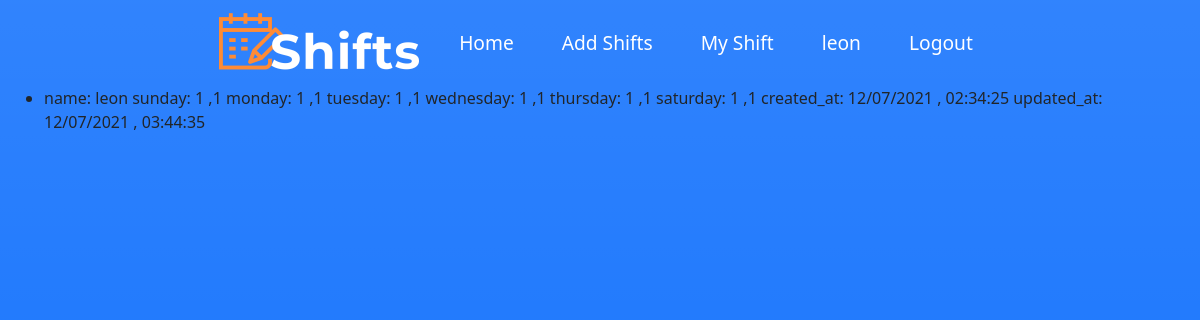
/myweekshift/ (signed in), run on an earlier commit of the app's database.
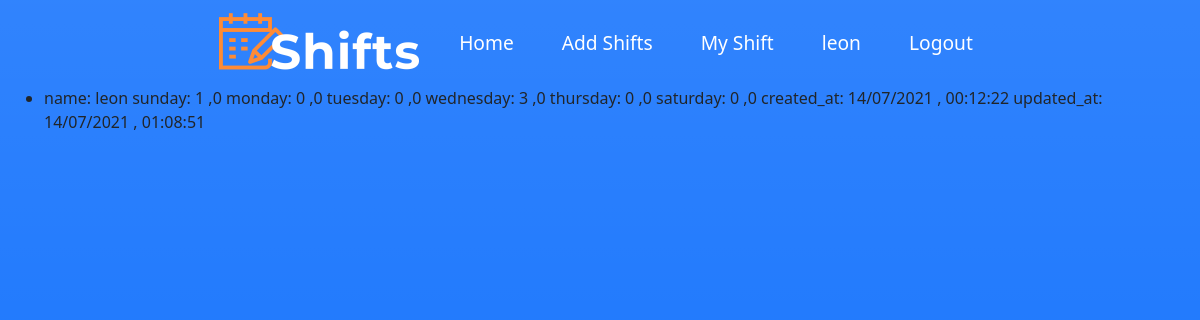
And on a later commit of the database.
### Shifts/models.py (models this page shows)
class shiftSubmitTwo(models.Model):
    user_name = models.ForeignKey(
        settings.AUTH_USER_MODEL,
        related_name="shift_submitter",
        on_delete=models.DO_NOTHING,
    )
    for day in DAYS_OF_WEEK:
        if (day == 'friday' or day == 'saturday'):
            for shift_type,shift_hour in zip(TYPE_OF_SHIFTS,SHIFTS_HOURS_WEEKENDS  ) :
                exec(
                    f'{day}_{shift_type} = models.IntegerField(verbose_name =f"{day} {shift_type} {shift_hour}" ,default=0 ,validators=[MinValueValidator(MIN_VAL_SHIFT),MaxValueValidator(MAX_VAL_SHIFT)])'
                )
        else:
            for shift_type,shift_hour in zip(TYPE_OF_SHIFTS,SHIFTS_HOURS_REG ) :
                exec(
                    f'{day}_{shift_type} = models.IntegerField(verbose_name =f"{day} {shift_type} {shift_hour}" ,default=0 ,validators=[MinValueValidator(MIN_VAL_SHIFT),MaxValueValidator(MAX_VAL_SHIFT)])'
                )
    created_at = models.DateTimeField(auto_now_add=True)
    updated_at = models.DateTimeField(auto_now=True)
    def __str__(self):
        return f"""name: {self.user_name}
                   sunday: {self.sunday_evening} ,{self.sunday_night}
                   monday: {self.monday_evening} ,{self.monday_night}
                   tuesday: {self.tuesday_evening} ,{self.tuesday_night}
                   wednesday: {self.wednesday_evening} ,{self.thursday_night}
                   thursday: {self. friday_evening} ,{self. friday_night}
                   saturday: {self.saturday_evening} ,{self.saturday_night}
                   created_at: {self.created_at.strftime("%d/%m/%Y , %H:%M:%S")}
                   updated_at: {self.updated_at.strftime("%d/%m/%Y , %H:%M:%S")}
                                                                             """

### Shifts/views.py (the view)
# urls.py: path("myweekshift/", views.myweekshift ,name ="my_weeks_shift" ),
@login_required()
def myweekshift(request):
    user_shift_result = get_weekly_user_shifts(request)
    if user_shift_result == None:
        messages.error(request, f"{request.user} has no weekly shifts schedule.")
        return redirect("Shifts:addshifts")
    return render(request, "Shifts/myweekshift.html", {"user_shift": user_shift_result})

### Shifts/views.py (called while the page is built)
def get_weekly_user_shifts(request):
    week_start = timezone.now().replace(hour=0, minute=0, second=0, microsecond=0)
    week_start -= timedelta(days=(week_start.weekday() + 1) % 7)
    week_end = week_start + timedelta(days=7)
    return shiftSubmitTwo.objects.filter(
        user_name=request.user, created_at__gte=week_start, created_at__lt=week_end
    ).last()

### Shifts/templates/Shifts/myweekshift.html
{% extends "Shifts/layout.html" %}
{% block body %}
     <ul>
           <li>{{user_shift}}</li>
    </ul>
{% endblock %}

What changed in the data, as far as the page shows it:
removed shiftSubmitTwo: user_name+sunday_evening+sunday_night "name: leon sunday: 1 ,1 monday: 1 ,1 tuesday: 1 ,1 wednesday: 1 ,1 thursday: 1 ,1 saturday: 1 ,1 created_at: 12/07/2021 , 02:34:25 updated_at: 12/07/2021 , 03:44:35"
added shiftSubmitTwo: user_name+sunday_evening+sunday_night "name: leon sunday: 1 ,0 monday: 0 ,0 tuesday: 0 ,0 wednesday: 3 ,0 thursday: 0 ,0 saturday: 0 ,0 created_at: 14/07/2021 , 00:12:22 updated_at: 14/07/2021 , 01:08:51"
